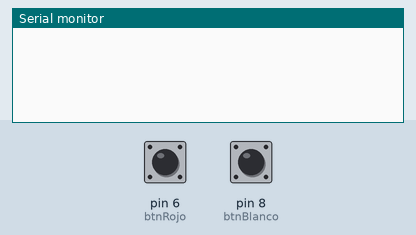
A sketch run on a simulated Arduino Uno, built with avr-gcc and run on an emulated ATmega328P. Shown: the last lines printed to the serial monitor. The inputs (shaded band) are chosen by the test bench; at power-on: pin 6 (btnRojo) HIGH, pin 8 (btnBlanco) HIGH.

Above: at 1.2 s.
1.3 s: pin 6 (btnRojo) pulled LOW for 0.15 s
At 1.7 s:
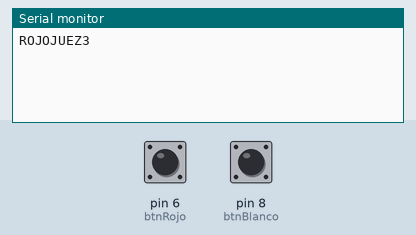
2.9 s: pin 8 (btnBlanco) pulled LOW for 0.15 s
At 4.1 s:
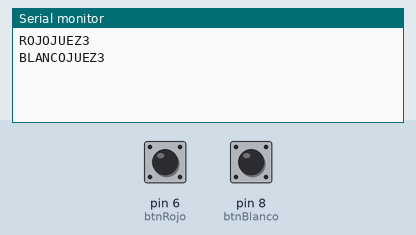

Measured:
- after the input at 1.3 s, the serial monitor: prints a new line at once (image 1)
- after the input at 2.9 s, the serial monitor: prints a new line at once (image 2)

The sketch:

juez3.ino
```cpp
int btnRojo = 6;
int btnBlanco = 8;

void setup() {
  pinMode(btnRojo, INPUT_PULLUP);
  pinMode(btnBlanco, INPUT_PULLUP);
  Serial.begin(9600);

}

void loop() {
  if(digitalRead(btnRojo) == 0){
    Serial.println("ROJOJUEZ3");
    delay(200);
  }
  if(digitalRead(btnBlanco) == 0){
    Serial.println("BLANCOJUEZ3");
    delay(200);
  }


}
```
